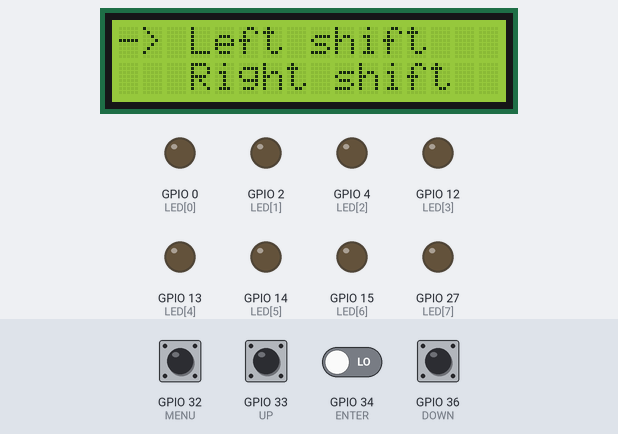
This sketch was run on a simulated ESP32. Parts: 16×2 character LCD, output pins drawn as LEDs (lit = HIGH). Dashed ring = blinking. The test bench sets the inputs (shaded band); at power-on: GPIO 32 (MENU), GPIO 33 (UP), GPIO 34 (ENTER), GPIO 36 (DOWN) LOW. What the sketch prints to the serial monitor is not drawn.

Above: at 2.2 s.
2.3 s: GPIO 34 (ENTER) driven HIGH
At 3.4 s:
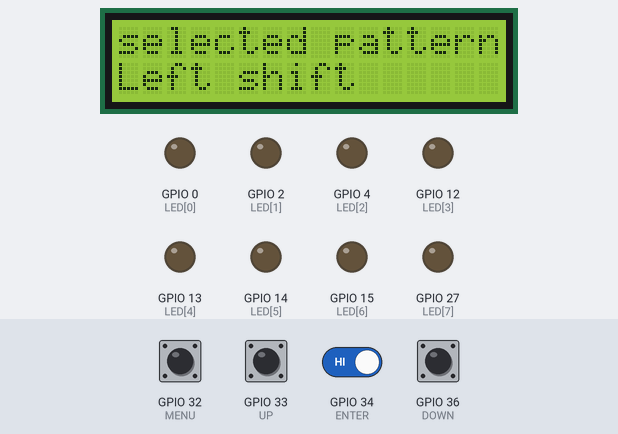
5.3 s: GPIO 36 (DOWN) pulled HIGH for 1 s
At 7.0 s:
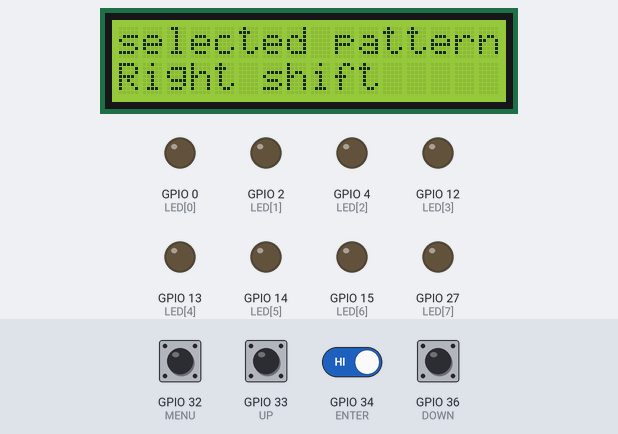
9.3 s: GPIO 36 (DOWN) pulled HIGH for 1 s
At 12.9 s:
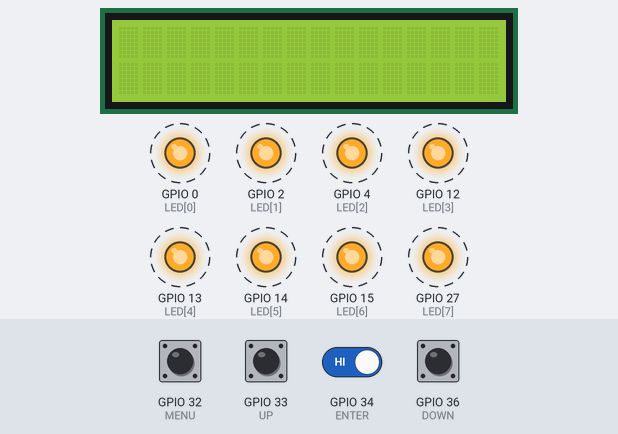
Timing chart, 0 to 18.5 s (numbered marks = the images above; inputs shaded):
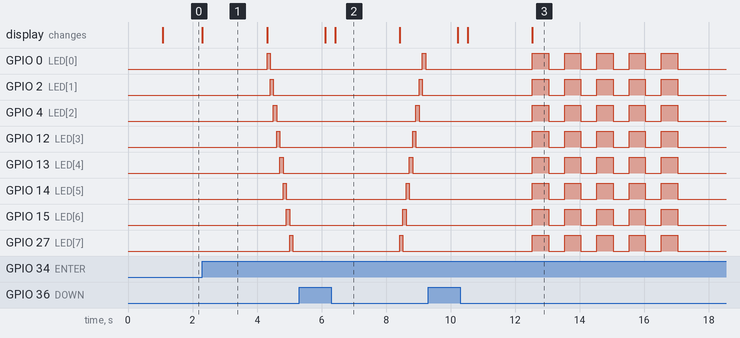

The sketch:

Task2_code.ino
```cpp
#include <LiquidCrystal.h>

LiquidCrystal lcd(16,17,19,21,22,23); //pin number of the port connected to lcd

const int LED[8] = {0,2,4,12,13,14,15,27};//pin numbers in the port connected to LED

#define MENU 32 // pin numbers connected to buttons
#define UP 33
#define DOWN 36
#define ENTER 34

const char* patterns[6] = {"Left shift","Right shift","Blink","Fast blink","Right arrow","Left arrow"};
int Menu_index = 0;
int selected = -1;

void setup(){
  Serial.begin(9600);

  pinMode(MENU ,INPUT);
  pinMode(UP ,INPUT);
  pinMode(DOWN ,INPUT);
  pinMode(ENTER ,INPUT);

 for(int i=0;i<8;i++){
  pinMode(LED[i],OUTPUT);
  }

  lcd.begin(16,2);
  lcd.clear();
  lcd.setCursor(0, 0);
  lcd.print("Select pattern:");
  delay(1000);
  displayMenu();
}

 void loop(){
  if(digitalRead(MENU) == HIGH){
    displayMenu();
  }

   else if (digitalRead(UP) == HIGH) {
    if (Menu_index > 0) {
      Menu_index--;
      displayMenu();
    }
     delay(300);
  }

  else if (digitalRead(DOWN) == HIGH) {
    if (Menu_index < 5) {  // Prevent overflow
      Menu_index++;
      displayMenu();
    }
    delay(300);
  }
  else if (digitalRead(ENTER) == HIGH){
    selected = Menu_index;
    lcd.clear();
    lcd.setCursor(0,0);
    lcd.print("selected pattern : ");
    lcd.setCursor(0,1);
    lcd.print(patterns[selected]);
    delay(2000);

    run(selected);
  }
 }

  void run(int patternindex){
    lcd.clear();
    Serial.print("Running pattern:");
    Serial.println(patternindex);

  switch (patternindex) {
        case 0: Left_shift();
        break;
        case 1: Right_shift();
        break;
        case 2: blinkAll(500);
        break;
        case 3: blinkAll(200);
        break;
        case 4: Left_arrow();
        break;
        case 5: Right_arrow();
         break;
        default: setAllLEDs(LOW);
    }
    delay(1000);
}

 void displayMenu() {
  lcd.clear();
  lcd.setCursor(0, 0);
  lcd.print("-> ");
  lcd.print(patterns[Menu_index]);
  if (Menu_index < 5) {
    lcd.setCursor(3, 1);
    lcd.print(patterns[Menu_index + 1]);
  }
}
void setAllLEDs(bool state) {
    for (int i = 0; i < 8; i++) {
        digitalWrite(LED[i], state);
    }
}

void blinkAll(int delayTime) {
  for(int j=0;j<5;j++){
    setAllLEDs(HIGH);
    delay(delayTime);
    setAllLEDs(LOW);
    delay(delayTime);}
}

void Left_shift(){
  for(int i=0 ; i<8 ; i++){
  digitalWrite(LED[i], HIGH);
  delay(100);
  digitalWrite(LED[i],LOW);
}
}
void Right_shift(){
  for(int i=7 ;i>=0; i--){
    digitalWrite(LED[i],HIGH);
    delay(100);
    digitalWrite(LED[i], LOW);
  }
}

void Left_arrow(){
  for(int i=0 ;i<40; i++){
    digitalWrite(LED[i],HIGH);
    digitalWrite(LED[7-i],HIGH);
    delay(100);
    digitalWrite(LED[i],LOW);
    digitalWrite(LED[7-i],LOW);
  }
}

void Right_arrow(){
  for(int i=3;i>=0;i--){
    digitalWrite(LED[i],HIGH);
    digitalWrite(LED[7-i],HIGH);
    delay(100);
    digitalWrite(LED[i],LOW);
    digitalWrite(LED[7-i],LOW);
  }
}
```

Measured:
- after the input at 2.3 s, GPIO 0 (LED[0]): LOW → HIGH after 2.0 s, → LOW 0.10 s later; GPIO 2 (LED[1]): LOW → HIGH after 2.1 s, → LOW 0.10 s later
- after the input at 5.3 s, the display: first changes after 0.81 s (image 2 shows a later state)
- after the input at 9.3 s, GPIO 0 (LED[0]), GPIO 2 (LED[1]): alternates HIGH for 0.50 s and LOW for 0.50 s, 10 changes in all, then stays LOW, starting after 3.2 s
- what the display in image 1 shows lasts 2.0 s, from 2.3 s to 4.3 s
